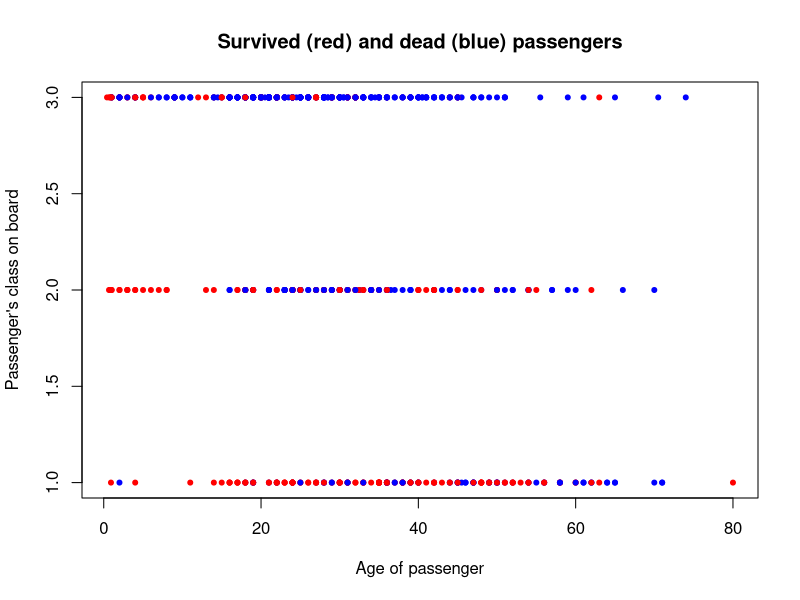

Write the R code that produced this figure.
## ---- chunk 1
data <- read.csv("passenger.csv",sep=",")
data <- na.omit(data)

red=data$Survived
plot(data$Age,data$Pclass,pch=20,col=rgb(r=red,g=0,b=1-red), main = "Survived (red) and dead (blue) passengers", ylab = "Passenger's class on board", xlab = "Age of passenger")
